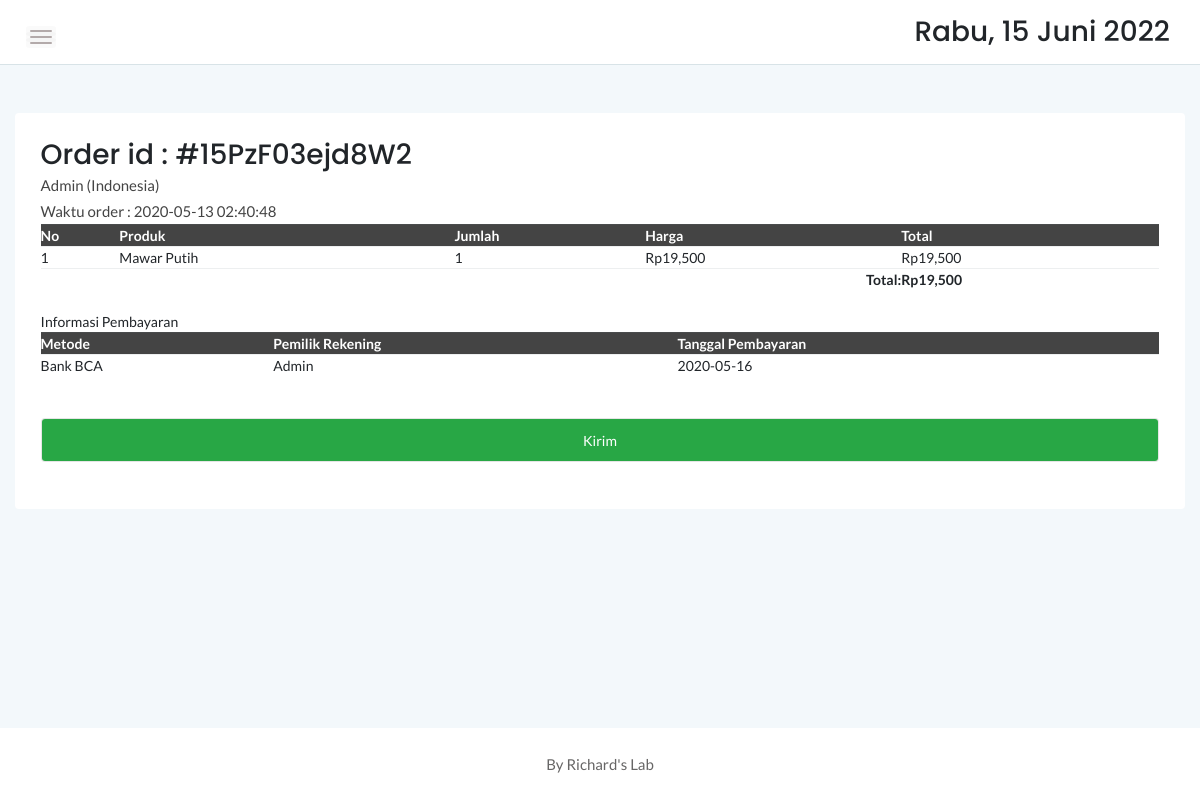
Page /admin/order.php?orderid=15PzF03ejd8W2 on the committed database.
### tables this page shows
CREATE TABLE `cart` (
  `idcart` int(11) NOT NULL,
  `orderid` varchar(100) NOT NULL,
  `userid` int(11) NOT NULL,
  `tglorder` timestamp NOT NULL DEFAULT current_timestamp(),
  `status` varchar(10) NOT NULL DEFAULT 'Cart'
);

CREATE TABLE `detailorder` (
  `detailid` int(11) NOT NULL,
  `orderid` varchar(100) NOT NULL,
  `idproduk` int(11) NOT NULL,
  `qty` int(11) NOT NULL
);

CREATE TABLE `produk` (
  `idproduk` int(11) NOT NULL,
  `idkategori` int(11) NOT NULL,
  `namaproduk` varchar(30) NOT NULL,
  `gambar` varchar(100) NOT NULL,
  `deskripsi` varchar(200) NOT NULL,
  `rate` int(11) NOT NULL,
  `hargabefore` int(11) NOT NULL,
  `hargaafter` int(11) NOT NULL,
  `tgldibuat` timestamp NOT NULL DEFAULT current_timestamp()
);

CREATE TABLE `konfirmasi` (
  `idkonfirmasi` int(11) NOT NULL,
  `orderid` varchar(100) NOT NULL,
  `userid` int(11) NOT NULL,
  `payment` varchar(10) NOT NULL,
  `namarekening` varchar(25) NOT NULL,
  `tglbayar` date NOT NULL,
  `tglsubmit` timestamp NOT NULL DEFAULT current_timestamp()
);

### admin/order.php (the view, shortened to what this page needs)
<?php
include '../dbconnect.php';
$orderids = $_GET['orderid'];
$liatcust = mysqli_query($conn,"select * from login l, cart c where orderid='$orderids' and l.userid=c.userid");
$checkdb = mysqli_fetch_array($liatcust);
?>
<!doctype html>
<html class="no-js" lang="en">
<head>
    <link rel="stylesheet" href="assets/css/bootstrap.min.css">
    <link rel="stylesheet" href="assets/css/font-awesome.min.css">
    <link rel="stylesheet" href="assets/css/themify-icons.css">
    <link rel="stylesheet" href="assets/css/metisMenu.css">
    <link rel="stylesheet" href="assets/css/owl.carousel.min.css">
    <link rel="stylesheet" href="assets/css/slicknav.min.css">
    <link rel="stylesheet" href="https://www.amcharts.com/lib/3/plugins/export/export.css" type="text/css" media="all" />
	<link rel="stylesheet" type="text/css" href="https://cdn.datatables.net/1.10.20/css/jquery.dataTables.min.css">
    <link rel="stylesheet" type="text/css" href="https://cdn.datatables.net/1.10.20/css/jquery.dataTables.css">
    <link rel="stylesheet" type="text/css" href="https://cdn.datatables.net/1.10.20/css/dataTables.bootstrap4.min.css">
    <link rel="stylesheet" type="text/css" href="https://cdn.datatables.net/responsive/2.2.3/css/responsive.bootstrap.min.css">
    <link rel="stylesheet" type="text/css" href="https://cdn.datatables.net/responsive/2.2.3/css/responsive.jqueryui.min.css">
	<link rel="stylesheet" type="text/css" href="https://cdn.datatables.net/buttons/1.5.2/css/buttons.dataTables.min.css">
    <link rel="stylesheet" href="assets/css/typography.css">
    <link rel="stylesheet" href="assets/css/default-css.css">
    <link rel="stylesheet" href="assets/css/styles.css">
    <link rel="stylesheet" href="assets/css/responsive.css">
</head>
<body>
    <div class="page-container">
        <div class="main-content">
            <div class="header-area">
                <div class="row align-items-center">
                    <div class="col-md-6 col-sm-8 clearfix">
                        <div class="nav-btn pull-left">
                            <span></span>
                            <span></span>
                            <span></span>
                        </div>
                    </div>
                    <div class="col-md-6 col-sm-4 clearfix">
                        <ul class="notification-area pull-right">
                            <li><h3><div class="date">
						</b></div></h3>
						</li>
                        </ul>
                    </div>
                </div>
            </div>
            <div class="main-content-inner">
                <div class="row mt-5 mb-5">
                    <div class="col-12">
                        <div class="card">
                            <div class="card-body">
                                <div class="d-sm-flex justify-content-between align-items-center">
									<h3>Order id : #<?php echo $orderids ?></h3>
								</div>
                                   <p><?php echo $checkdb['namalengkap']; ?> (<?php echo $checkdb['alamat']; ?>)</p>
								<p>Waktu order : <?php echo $checkdb['tglorder']; ?></p>
								   <div class="data-tables datatable-dark">
										 <table id="dataTable3" class="display" style="width:100%"><thead class="thead-dark">
											<tr>
												<th>No</th>
												<th>Produk</th>
												<th>Jumlah</th>
												<th>Harga</th>
												<th>Total</th>
											</tr></thead><tbody>
											<?php
											$brgs=mysqli_query($conn,"SELECT * from detailorder d, produk p where orderid='$orderids' and d.idproduk=p.idproduk order by d.idproduk ASC");
											$no=1;
											while($p=mysqli_fetch_array($brgs)){
												$total = $p['qty']*$p['hargaafter'];
												?>
												<tr>
													<td><?php echo $no++ ?></td>
													<td><?php echo $p['namaproduk'] ?></td>
													<td><?php echo $p['qty'] ?></td>
													<td>Rp<?php echo number_format($p['hargaafter']) ?></td>
													<td>Rp<?php echo number_format($total) ?></td>
												</tr>
												<?php
											}
											?>
										</tbody>
										<tfoot>
											<tr>
												<th colspan="4" style="text-align:right">Total:</th>
												<th>Rp<?php
												$result1 = mysqli_query($conn,"SELECT SUM(d.qty*p.hargaafter) AS count FROM detailorder d, produk p where orderid='$orderids' and d.idproduk=p.idproduk order by d.idproduk ASC");
												$cekrow = mysqli_num_rows($result1);
												$row1 = mysqli_fetch_assoc($result1);
												$count = $row1['count'];
												if($cekrow > 0){
													echo number_format($count);
													} else {
														echo 'No data';
													}?></th>
											</tr>
										</tfoot>
										</table>
                                    </div>
									<br>
									<?php
									if($checkdb['status']=='Confirmed'){
										$ambilinfo = mysqli_query($conn,"select * from konfirmasi where orderid='$orderids'");
										while($tarik=mysqli_fetch_array($ambilinfo)){
										$met = $tarik['payment'];
										$namarek = $tarik['namarekening'];
										$tglb = $tarik['tglbayar'];
										echo '
										Informasi Pembayaran
									<div class="data-tables datatable-dark">
									<table id="dataTable2" class="display" style="width:100%"><thead class="thead-dark">
											<tr>
												<th>Metode</th>
												<th>Pemilik Rekening</th>
												<th>Tanggal Pembayaran</th>
											</tr></thead><tbody>
											<tr>
											<td>'.$met.'</td>
											<td>'.$namarek.'</td>
											<td>'.$tglb.'</td>
											</tr>
											</tbody>
										</table>
									</div>
									<br><br>
									<form method="post">
									<input type="submit" name="kirim" class="form-control btn btn-success" value="Kirim" \>
									</form>
									';
									}
									} else {
										echo '
									<form method="post">
									<input type="submit" name="selesai" class="form-control btn btn-success" value="Selesaikan" \>
									</form>
									';
									}
									?>
									<br>
                                </div>
                            </div>
                        </div>
                    </div>
            </div>
        </div>
        <footer>
            <div class="footer-area">
                <p>By Richard's Lab</p>
            </div>
        </footer>
    </div>
</body>
</html>

### admin/assets/css/styles.css (style rules this page uses)
.page-container { width: 100%; height: 100%; min-height: 100vh; padding-left: 280px; -webkit-transition: padding-left 0.3s ease 0s; transition: padding-left 0.3s ease 0s; }
.card { border: none; border-radius: 4px; background-color: #fff; -webkit-transition: all 0.3s ease 0s; transition: all 0.3s ease 0s; }
.card-body { padding: 25.6px; padding: 1.6rem; }
.main-content { width: 100%; background: #F3F8FB; }
.main-content-inner { padding: 0 30px 50px; }
.header-area { padding: 15px 30px; background: #fff; border-bottom: 1px solid #d8e3e7; }
.nav-btn { margin-right: 30px; margin-top: 10px; cursor: pointer; }
.nav-btn span { display: block; width: 22px; height: 2px; background: #b3aaaa; margin: 4px 0; border-radius: 15px; -webkit-transition: all 0.3s ease 0s; transition: all 0.3s ease 0s; box-shadow: 0 0 0 4px rgba(99, 96, 96, 0.03); }
.notification-area { -webkit-user-select: none; -moz-user-select: none; -ms-user-select: none; user-select: none; position: relative; z-index: 1; }
.notification-area li { display: inline-block; margin-left: 20px; cursor: pointer; -webkit-user-select: none; -moz-user-select: none; -ms-user-select: none; user-select: none; }
.footer-area { text-align: center; padding: 23px 0 19px; background: #fff; }
.footer-area p { color: #676666; margin-bottom: 0; }
.btn { padding: 11px 17px; font-size: 13px; letter-spacing: 0; }
.form-control, .form-control:focus { outline: none; box-shadow: none; }
.form-control { font-size: 14px; border: 1px solid rgba(170, 170, 170, .3); padding: 10.72px 12.8px; padding: .67rem .8rem; }
table tr th { border-bottom: none; }
table tr th, table tr td { border-top: 1px solid rgba(120, 130, 140, 0.13) !important; }
.datatable-dark thead { background: #444; color: #fff; }

### admin/assets/css/responsive.css (style rules this page uses)
@media (min-width: 1200px) and (max-width: 1364px) { .main-content-inner { padding: 0 15px 50px; } }
@media (min-width: 1200px) and (max-width: 1364px) { .page-container, .sbar_collapsed.page-container { padding-left: 0; } }

### rows in the picture
cart: userid.namalengkap "Admin", userid.alamat "Indonesia", tglorder "2020-05-13 02:40:48"
detailorder: idproduk.namaproduk "Mawar Putih", qty "1", idproduk.hargaafter "19,500", qty.hargaafter "19,500"
konfirmasi: payment "Bank BCA", namarekening "Admin", tglbayar "2020-05-16"

### other values in the picture
$orderids "15PzF03ejd8W2"
$count "19,500"
